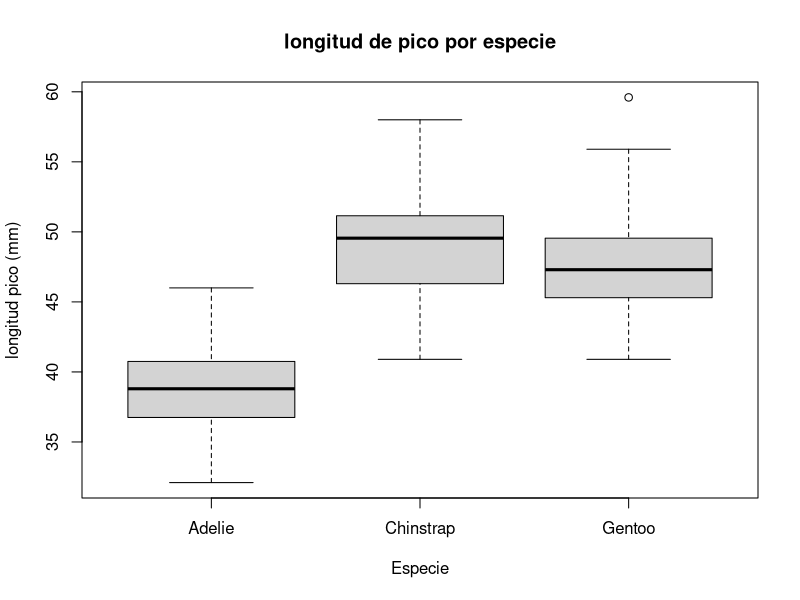
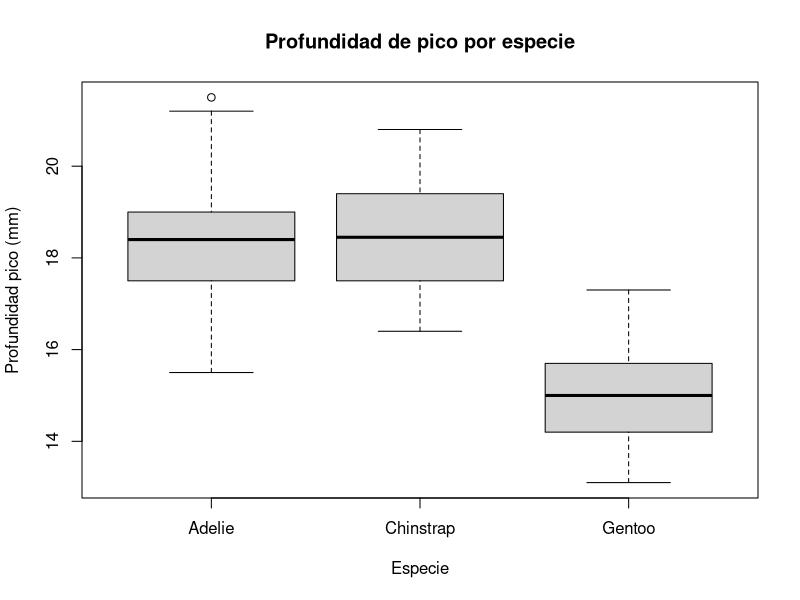
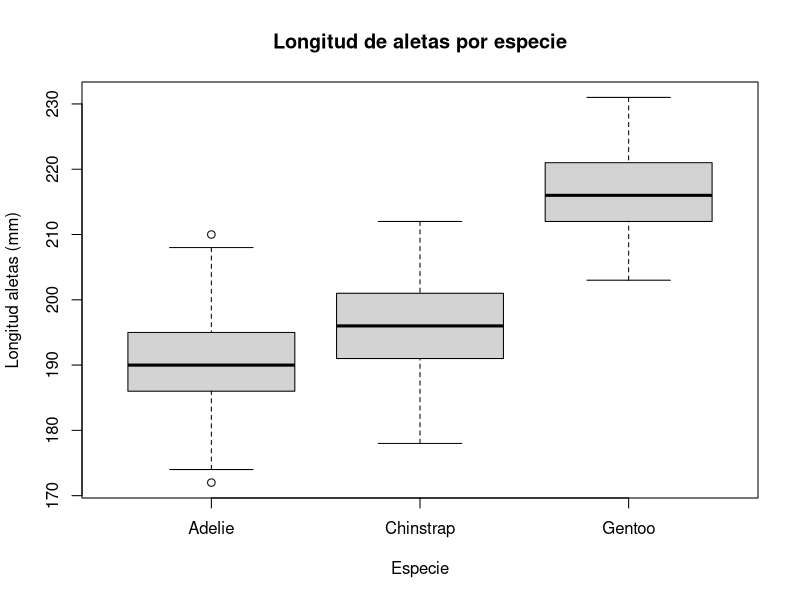
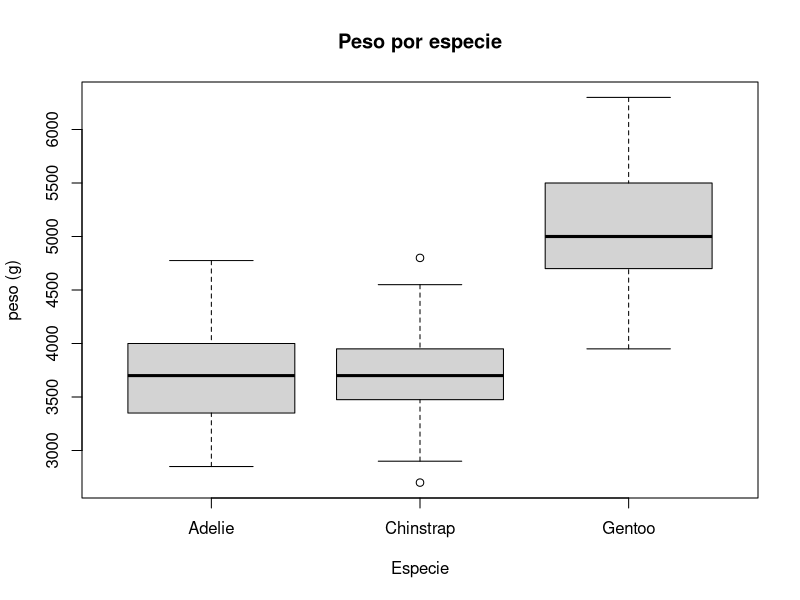

Reproduce these figures in R, in order.
# Cargamos las librerías requeridas
library("tidyverse")
library("palmerpenguins")
# Copiamos el dataframe sobre el cual vamos a trabajar
df = penguins

df.adelie = df[df$species=="Adelie",]
df.chinstrap = df[df$species=="Chinstrap",]
df.gentoo = df[df$species=="Gentoo",]

#longitud pico:
#Adeline
mean(df.adelie$bill_length_mm, na.rm = TRUE)
sd(df.adelie$bill_length_mm, na.rm = TRUE)

#Chinstrap
mean(df.chinstrap$bill_length_mm, na.rm = TRUE)
sd(df.chinstrap$bill_length_mm, na.rm = TRUE)

#Gentoo
mean(df.gentoo$bill_length_mm, na.rm = TRUE)
sd(df.gentoo$bill_length_mm, na.rm = TRUE)

boxplot(df$bill_length_mm~df$species,xlab="Especie",ylab="longitud pico (mm)",
        main="longitud de pico por especie")

#profundidad pico:
#Adeline
mean(df.adelie$bill_depth_mm, na.rm = TRUE)
sd(df.adelie$bill_depth_mm, na.rm = TRUE)

#Chinstrap
mean(df.chinstrap$bill_depth_mm, na.rm = TRUE)
sd(df.chinstrap$bill_depth_mm, na.rm = TRUE)

#Gentoo
mean(df.gentoo$bill_depth_mm, na.rm = TRUE)
sd(df.gentoo$bill_depth_mm, na.rm = TRUE)

boxplot(df$bill_depth_mm~df$species,xlab="Especie",ylab="Profundidad pico (mm)",
        main="Profundidad de pico por especie")

#longitud de aletas:
#Adeline
mean(df.adelie$bill_depth_mm, na.rm = TRUE)
sd(df.adelie$bill_depth_mm, na.rm = TRUE)

#Chinstrap
mean(df.chinstrap$bill_depth_mm, na.rm = TRUE)
sd(df.chinstrap$bill_depth_mm, na.rm = TRUE)

#Gentoo
mean(df.gentoo$bill_depth_mm, na.rm = TRUE)
sd(df.gentoo$bill_depth_mm, na.rm = TRUE)

boxplot(df$flipper_length_mm~df$species,xlab="Especie",ylab="Longitud aletas (mm)",
        main="Longitud de aletas por especie")

#peso
#Adeline
mean(df.adelie$body_mass_g, na.rm = TRUE)
sd(df.adelie$body_mass_g, na.rm = TRUE)

#Chinstrap
mean(df.chinstrap$body_mass_g, na.rm = TRUE)
sd(df.chinstrap$body_mass_g, na.rm = TRUE)

#Gentoo
mean(df.gentoo$body_mass_g, na.rm = TRUE)
sd(df.gentoo$body_mass_g, na.rm = TRUE)
boxplot(df$body_mass_g~df$species,xlab="Especie",ylab="peso (g)",
        main="Peso por especie")


